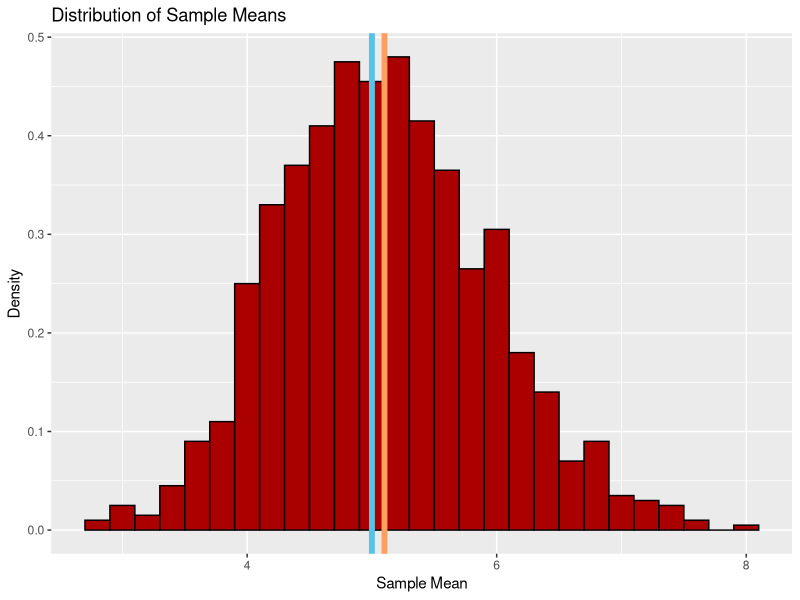
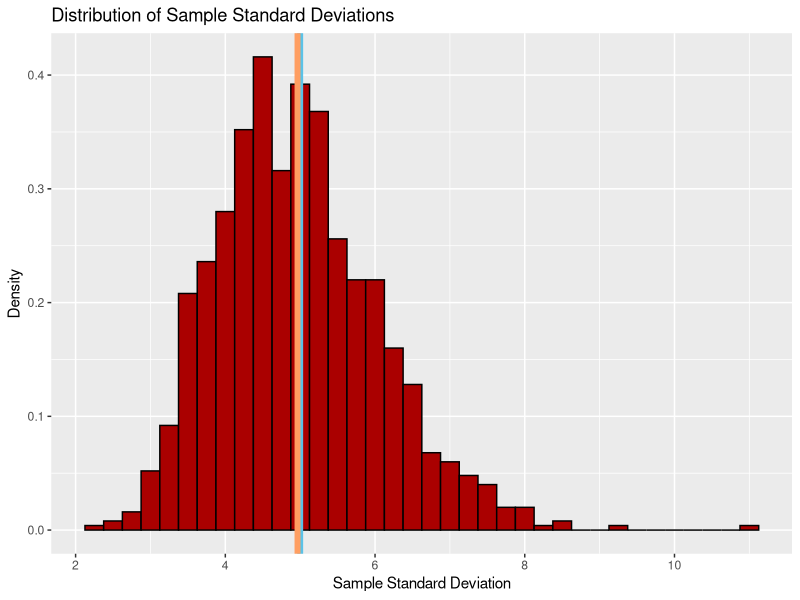
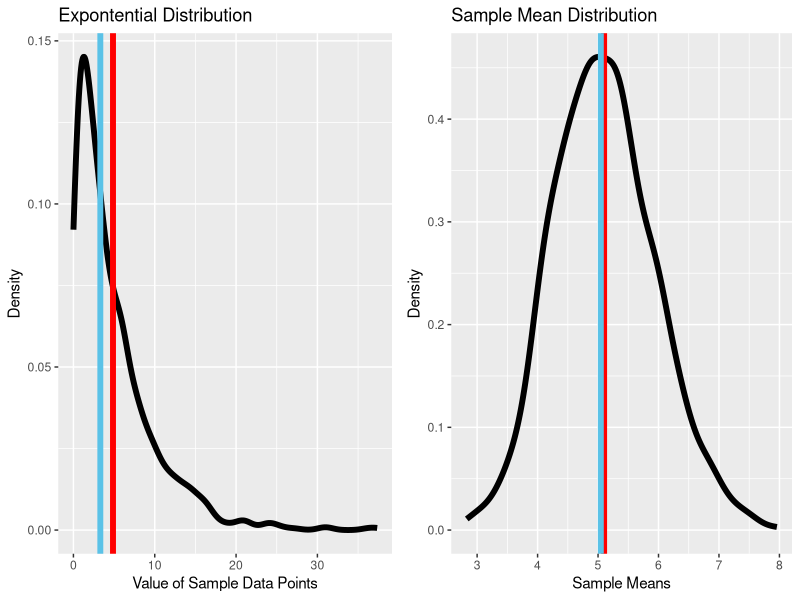

The R script that drew these images, in order:
## ---- chunk 1
knitr::opts_chunk$set(echo = FALSE)
## ---- chunk 2
library(tidyverse); library(gridExtra)
phi <- (1+sqrt(5))/2 #For dimensions
## ---- chunk 3
set.seed(1618033)
n <- 40
sims <- 1000
l <- 0.2 #lambda
multipleObs <- matrix(rexp(n*sims, l), sims, n)
means <- apply(multipleObs, 1, mean)
sds <- apply(multipleObs, 1, sd)
## ---- chunk 4
muplot <- ggplot(data.frame(x = means), aes(x)) +
        geom_histogram(binwidth = 0.2, aes(y = ..density..),
                       fill = "#AA0000", colour = "#000000") +
        labs(x = "Sample Mean", y = "Density") +
        ggtitle("Distribution of Sample Means")
muplot + geom_vline(xintercept = 1/l, lwd = 2, colour = "#5BC2E7") +
        geom_vline(xintercept = mean(means), lwd = 2, colour = "#FF9E61")
## ---- chunk 5
plot <- ggplot(data.frame(x = sds), aes(x)) +
        geom_histogram(binwidth = 0.25, aes(y = ..density..),
                       fill = "#AA0000", colour = "#000000") +
        geom_vline(xintercept = 1/l, lwd = 2, colour = "#5BC2E7") +
        geom_vline(xintercept = mean(sds), lwd = 2, colour = "#FF9E61") +
        labs(x = "Sample Standard Deviation", y = "Density") +
        ggtitle("Distribution of Sample Standard Deviations")
plot
## ---- chunk 6
multipleObs[sds > 10,]
## ---- chunk 7
exsam <- rexp(sims,l)
## ---- chunk 8
explot <- ggplot(data.frame(x = exsam), aes(x))+ 
        geom_density(lwd = 2) +
        labs(x = "Value of Sample Data Points", y = "Density") +
        ggtitle("Expontential Distribution")
g1 <- explot +
        geom_vline(xintercept = mean(exsam), 
              colour = "#FF0000", lwd = 2) +
        geom_vline(xintercept = median(exsam), 
              colour = "#5BC2E7", lwd = 2)

CLTplot <- ggplot(data.frame(x = means), aes(x)) + 
        geom_density(lwd = 2) +
        labs(x = "Sample Means", y = "Density") +
        ggtitle("Sample Mean Distribution")
g2 <- CLTplot +
        geom_vline(xintercept = mean(means), 
              colour = "#FF0000", lwd = 2) +
        geom_vline(xintercept = median(means), 
              colour = "#5BC2E7", lwd = 2)

grid.arrange(g1, g2, ncol = 2)        
